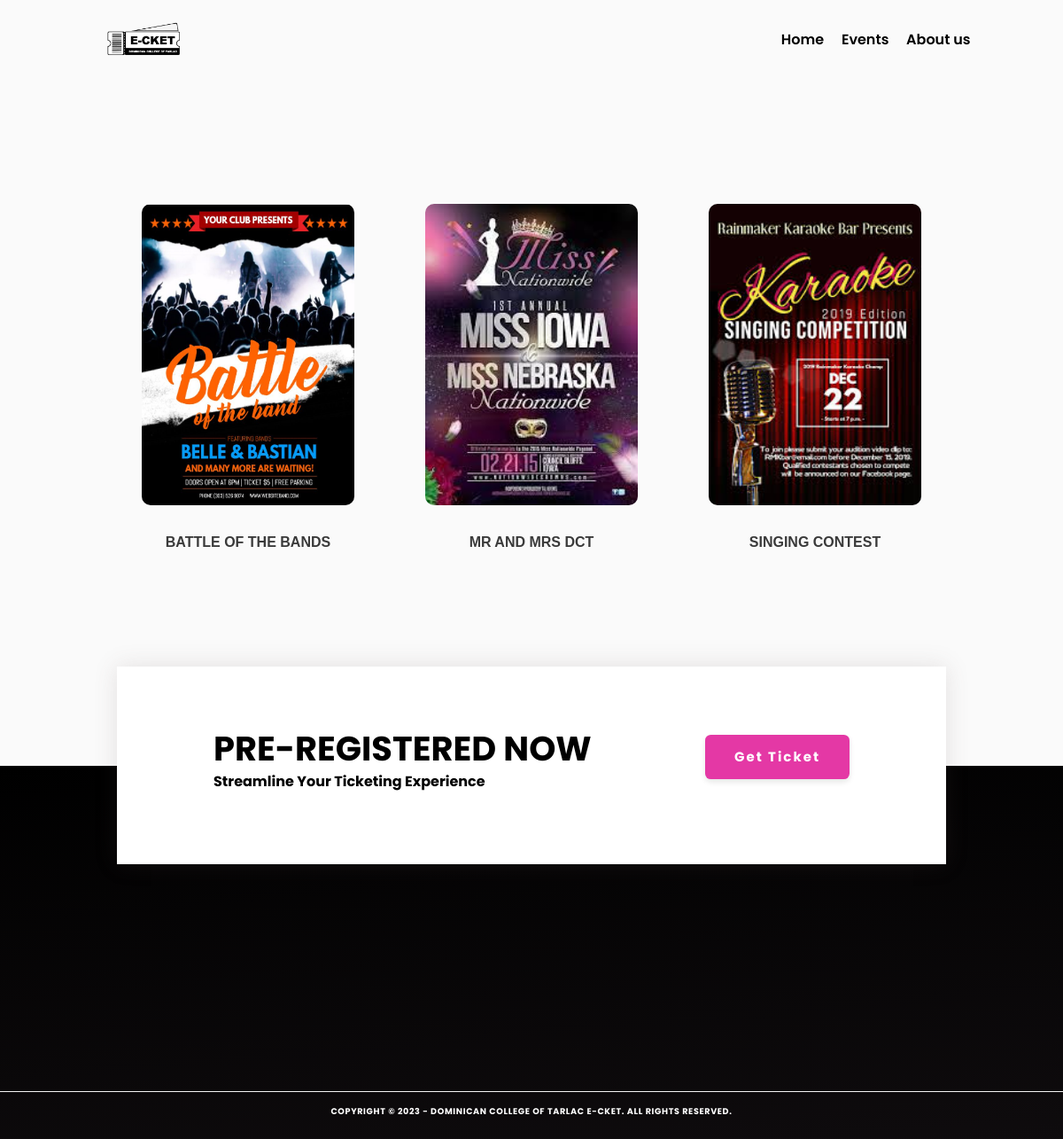
/events.php, run on an earlier commit of the app's database.
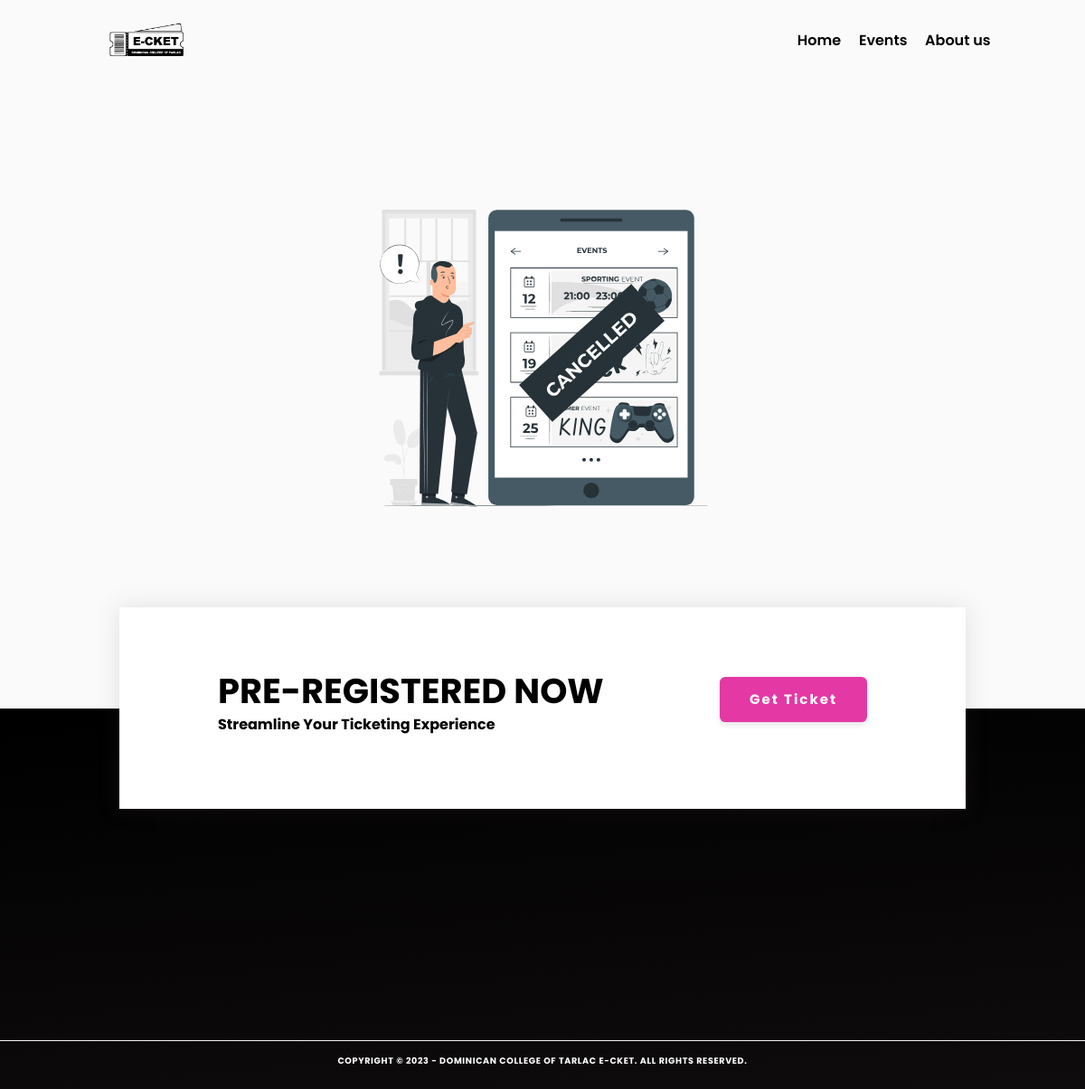
And on a later commit of the database.
### tables this page shows
CREATE TABLE `events` (
  `id` int(11) NOT NULL,
  `event_name` varchar(145) DEFAULT NULL,
  `event_date` date DEFAULT NULL,
  `event_time` time DEFAULT NULL,
  `event_venue` longtext DEFAULT NULL,
  `event_max_guest` varchar(145) DEFAULT NULL,
  `event_rules` longtext DEFAULT NULL,
  `event_poster` varchar(145) DEFAULT NULL,
  `event_price` varchar(145) DEFAULT NULL,
  `status` enum('active','disabled') NOT NULL DEFAULT 'active',
  `created_at` timestamp NULL DEFAULT current_timestamp(),
  `updated_at` timestamp NULL DEFAULT NULL ON UPDATE current_timestamp()
);

### configuration/settings-configuration.php (called while the page is built, shortened)
<?php
class SystemConfig {
    private $conn;
    private $system_copyright;
    public function __construct()
    {
        $database = new Database();
        $db = $database->dbConnection();
        $this->conn = $db;
        $stmt = $this->runQuery("SELECT * FROM system_config LIMIT 1");
        $stmt->execute(array());
        $system_config = $stmt->fetch(PDO::FETCH_ASSOC);
        $this->system_copyright = $system_config['system_copy_right'];
        $stmt = $this->runQuery("SELECT * FROM email_config LIMIT 1");
        $stmt->execute(array());
        $email_config = $stmt->fetch(PDO::FETCH_ASSOC);
        $stmt = $this->runQuery("SELECT * FROM google_recaptcha_api LIMIT 1");
        $stmt->execute(array());
        $google = $stmt->fetch(PDO::FETCH_ASSOC);
    }
    public function runQuery($sql)
    {
        $stmt = $this->conn->prepare($sql);
        return $stmt;
    }
    public function getSystemCopyright() {
        return $this->system_copyright;
    }
}
?>

### events.php (the view, shortened to what this page needs)
<?php
require_once __DIR__ . '/database/dbconfig2.php';
include_once 'configuration/settings-configuration.php';
$config = new SystemConfig();
?>
<!DOCTYPE html>
<html lang="en">
<head>
    <link rel="stylesheet" href="https://cdnjs.cloudflare.com/ajax/libs/font-awesome/5.15.3/css/all.min.css">
    <link href="https://cdn.jsdelivr.net/npm/bootstrap@5.1.1/dist/css/bootstrap.min.css" rel="stylesheet">
    <link rel="stylesheet" href="https://unpkg.com/aos@next/dist/aos.css" />
    <link rel="stylesheet" href="src/css/landing-page.css?v=<?php echo time(); ?>">
</head>
<body>
    <header>
        <a href="" id="logo" class="delete"><img src="src/img/E-CKET.png" alt="E-CKET"></a>
        <nav class="navbar">
            <a href="./" id="navbar">Home</a>&nbsp;&nbsp;&nbsp;&nbsp;&nbsp;&nbsp;&nbsp;&nbsp;&nbsp;&nbsp;&nbsp;&nbsp;&nbsp;&nbsp;&nbsp;&nbsp;&nbsp;&nbsp;&nbsp;&nbsp;&nbsp;&nbsp;&nbsp;&nbsp;
            <a href="events" id="navbar">Events</a></i>&nbsp;&nbsp;&nbsp;&nbsp;&nbsp;&nbsp;&nbsp;&nbsp;&nbsp;&nbsp;&nbsp;&nbsp;&nbsp;&nbsp;&nbsp;&nbsp;&nbsp;&nbsp;&nbsp;&nbsp;&nbsp;&nbsp;&nbsp;&nbsp;
            <a href="about-us" id="navbar">About us</a>&nbsp;&nbsp;&nbsp;&nbsp;&nbsp;&nbsp;&nbsp;&nbsp;&nbsp;&nbsp;&nbsp;&nbsp;&nbsp;&nbsp;&nbsp;&nbsp;&nbsp;&nbsp;&nbsp;&nbsp;&nbsp;&nbsp;&nbsp;&nbsp;
        </nav>
    </header>
    <section class="event" id="cov" style="margin-bottom: 20rem; background-color: #FAFAFA;" >
        <div class="column" id="column1" style="margin-top: 20rem;">
            <?php
            $pdoQuery = "SELECT * FROM events WHERE status = :status";
            $pdoResult = $pdoConnect->prepare($pdoQuery);
            $pdoResult->execute(array(":status" => "active"));
            if ($pdoResult->rowCount() > 0) {
                while ($event_data = $pdoResult->fetch(PDO::FETCH_ASSOC)) {
            ?>
                    <div class="image">
                        <img src="src/img/<?php echo $event_data['event_poster'] ?>" alt="event">
                        <h4><?php echo $event_data['event_name'] ?></h4>
                    </div>
            <?php
                }
            } else {
                echo '<img src="src/img/canceled-event.svg" width="400px" alt="E-CKET">';
            }
            ?>
        </div>
    </section>
    <footer>
        <div class="pre-registration">
            <h3>PRE-REGISTERED NOW<br>
                <p>Streamline Your Ticketing Experience</p>
            </h3>
            <a href="#" data-bs-toggle="modal" data-bs-target="#pre-registration" class="btn">Get Ticket</a>
        </div>
        <h1 class="credit"> <?php echo $config->getSystemCopyright() ?></h1>
    </footer>
</body>
</html>

What changed in the data, as far as the page shows it:
removed events: event_poster (picture), event_name "BATTLE OF THE BANDS"
removed events: event_poster (picture), event_name "MR AND MRS DCT"
removed events: event_poster (picture), event_name "SINGING CONTEST"
